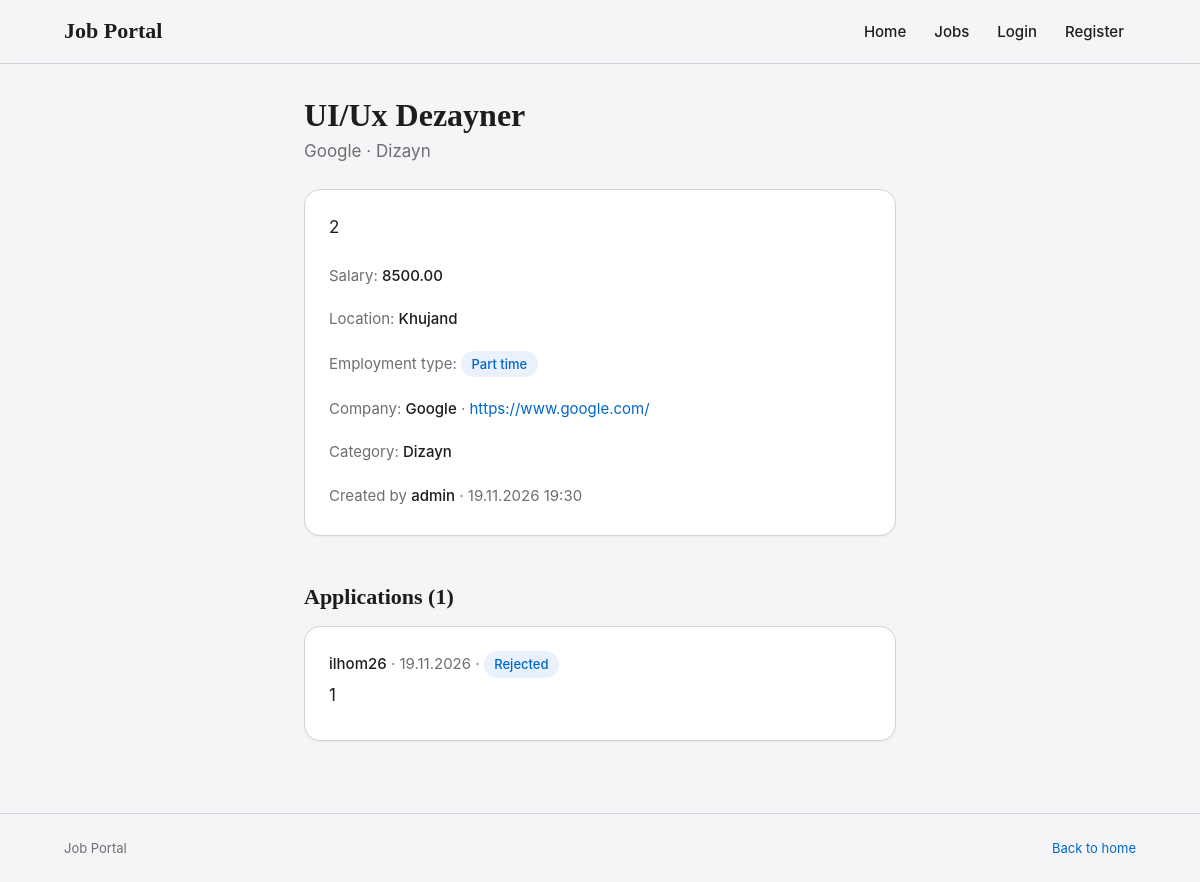
The app's page /jobs/2/ with its own data.
### myapp/models.py (models this page shows, shortened)
class Job(models.Model):
    EMPLOYMENT_TYPES = [('full_time', 'Full time'), ('part_time', 'Part time')]
    title = models.CharField(max_length=200)
    description = models.TextField()
    salary = models.DecimalField(max_digits=10, decimal_places=2)
    location = models.CharField(max_length=100)
    employment_type = models.CharField(max_length=20, choices=EMPLOYMENT_TYPES)
    created_at = models.DateTimeField(auto_now_add=True)
    company = models.ForeignKey(Company, on_delete=models.CASCADE, related_name='jobs')
    category = models.ForeignKey(Category, on_delete=models.CASCADE, related_name='jobs')
    created_by = models.ForeignKey(User, on_delete=models.CASCADE, related_name='jobs')

class Company(models.Model):
    name = models.CharField(max_length=100)
    description = models.TextField()
    website = models.URLField()

class Category(models.Model):
    name = models.CharField(max_length=100)

class Application(models.Model):
    STATUS_CHOICES = [('pending', 'Pending'), ('accepted', 'Accepted'), ('rejected', 'Rejected'),]
    job = models.ForeignKey(Job, on_delete=models.CASCADE, related_name='applications')
    user = models.ForeignKey(User, on_delete=models.CASCADE, related_name='applications')
    cover_letter = models.TextField()
    status = models.CharField(max_length=20, choices=STATUS_CHOICES, default='pending')
    created_at = models.DateTimeField(auto_now_add=True)

### myapp/views.py (the view)
# urls.py: path('jobs/<int:pk>/', job_detail, name='job_detail'),
def job_detail(request, pk):
    job = get_object_or_404(Job.objects.select_related('company', 'category', 'created_by').prefetch_related('applications__user'), pk = pk)
    applications = job.applications.all()
    return render(request, 'job_detail.html', {'job': job, 'applications': applications})

### templates/job_detail.html (shortened to what this page needs)
{% extends "base.html" %}
{% block container_class %}container-narrow{% endblock %}
{% block content %}
<div class="page-header">
    <div>
        <h1>{{ job.title }}</h1>
        <p>{{ job.company.name }} · {{ job.category.name }}</p>
    </div>
</div>
<div class="card stack">
    <p>{{ job.description|linebreaksbr }}</p>
    <p class="meta">Salary: <strong>{{ job.salary }}</strong></p>
    <p class="meta">Location: <strong>{{ job.location }}</strong></p>
    <p class="meta">Employment type: <span class="badge">{{ job.get_employment_type_display }}</span></p>
    <p class="meta">Company: <strong>{{ job.company.name }}</strong> · <a href="{{ job.company.website }}">{{ job.company.website }}</a></p>
    <p class="meta">Category: <strong>{{ job.category.name }}</strong></p>
    <p class="meta">Created by <strong>{{ job.created_by.username }}</strong> · {{ job.created_at|date:"d.m.Y H:i" }}</p>
</div>
<h2 class="section-title">Applications ({{ applications|length }})</h2>
<div class="stack">
    {% for i in applications %}
        <div class="card">
            <p class="meta"><strong>{{ i.user.username }}</strong> · {{ i.created_at|date:"d.m.Y" }} · <span class="badge">{{ i.get_status_display }}</span></p>
            <p>{{ i.cover_letter }}</p>
        </div>
    {% empty %}
        <div class="empty">No applications yet.</div>
    {% endfor %}
</div>
{% endblock %}

### static/css/style.css (style rules this page uses)
:root { color-scheme: light; --color-primary: #0071E3; --color-on-primary: #FFFFFF; --color-primary-hover: #0062C3; --color-primary-soft: #E8F1FC; --color-primary-text: #0066CC; --color-primary-text-hover: #004C99; --color-secondary: #1D1D1F; --color-accent: #0071E3; --color-accent-soft: #E8F1FC; --color-background: #F5F5F7; --color-surface: #FFFFFF; --color-text: #1D1D1F; --color-muted: #6E6E73; --color-border: #D2D2D7; --color-border-strong: #B8B8BF; --color-danger: #C0272D; --color-danger-soft: #FCEBEA; --font-sans: -apple-system, BlinkMacSystemFont, "Inter", "Segoe UI", Roboto, Helvetica, Arial, sans-serif; --font-serif: "Iowan Old Style", "Palatino Linotype", Palatino, Georgia, serif; --text-xs: 0.8125rem; --text-sm: 0.9375rem; --text-md: 1.0625rem; --text-lg: 1.375rem; --text-xl: 2rem; --text-hero: clamp(2.25rem, 5vw, 3.75rem); --weight-regular: 400; --weight-medium: 500; --weight-bold: 600; --space-1: 0.25rem; --space-2: 0.5rem; --space-3: 0.75rem; --space-4: 1rem; --space-5: 1.5rem; --space-6: 2rem; --space-7: 3rem; --space-8: 4.5rem; --radius-sm: 8px; --radius-md: 12px; --radius-lg: 16px; --shadow-sm: 0 1px 2px rgba(0, 0, 0, 0.05); --shadow-md: 0 6px 20px rgba(0, 0, 0, 0.08); --transition: 180ms ease; --container: 1120px; --container-narrow: 640px; --header-height: 64px; }
*, *::before, *::after { box-sizing: border-box; }
html { -webkit-text-size-adjust: 100%; scroll-behavior: smooth; }
body { margin: 0; min-height: 100vh; display: flex; flex-direction: column; font-family: var(--font-sans); font-size: var(--text-md); line-height: 1.55; color: var(--color-text); background: var(--color-background); -webkit-font-smoothing: antialiased; }
h1, h2, h3 { font-family: var(--font-serif); font-weight: var(--weight-bold); color: var(--color-text); line-height: 1.2; margin: 0 0 var(--space-3); }
h1 { font-size: var(--text-xl); }
h2 { font-size: var(--text-lg); }
p { margin: 0 0 var(--space-2); }
a { color: var(--color-primary-text); text-decoration: none; transition: color var(--transition); }
.page-header { display: flex; flex-wrap: wrap; align-items: flex-end; justify-content: space-between; gap: var(--space-4); margin-bottom: var(--space-5); }
.page-header h1 { margin: 0; }
.page-header p { color: var(--color-muted); margin: var(--space-1) 0 0; }
.stack { display: flex; flex-direction: column; gap: var(--space-4); }
.card { background: var(--color-surface); border: 1px solid var(--color-border); border-radius: var(--radius-lg); padding: var(--space-5); box-shadow: var(--shadow-sm); }
.meta { color: var(--color-muted); font-size: var(--text-sm); margin: 0 0 var(--space-1); }
.meta strong { color: var(--color-text); font-weight: var(--weight-medium); }
.badge { display: inline-block; padding: 0.2rem 0.65rem; font-size: var(--text-xs); font-weight: var(--weight-medium); border-radius: 999px; background: var(--color-primary-soft); color: var(--color-primary-text); }
.section-title { margin: var(--space-7) 0 var(--space-4); }

### records on screen
Job: title "UI/Ux Dezayner", company.name "Google", category.name "Dizayn", description "2", salary "8500.00", location "Khujand", employment_type "Part time", company.website "https://www.google.com/", created_by.username "admin", created_at "19.11.2026 19:30"
Application: user.username "ilhom26", created_at "19.11.2026", status "Rejected", cover_letter "1"

### other values on screen
{{ applications|length }} "1"
